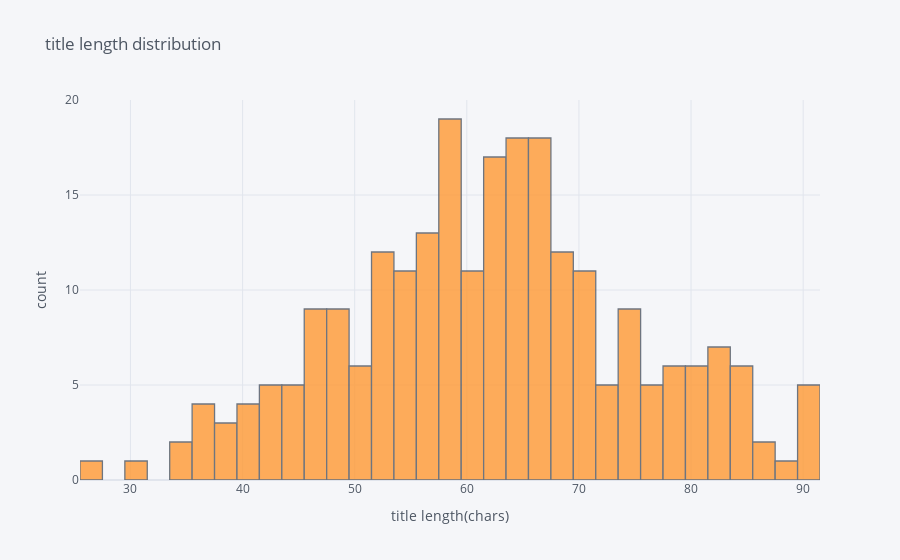

The cell this chart's notebook holds for it:
### Markdown cell above
## Distribution of the Title Text Legth and Word Length

### Code cell
df['title_len'].iplot(kind = 'hist',bins = 50,  xTitle = 'title length(chars)', yTitle = 'count', title = 'title length distribution')

### Figure 1 — Plotly figure (JSON) as saved in the notebook; plotly's stock layout.template omitted (floating-point values rounded to 4 significant figures; data arrays with more than 128 entries replaced by an {"elided": "..."} marker saying what was removed)
{"data": [{"histfunc": "count", "histnorm": "", "marker": {"color": "rgba(255, 153, 51, 1.0)", "line": {"color": "#4D5663", "width": 1.3}}, "name": "title_len", "nbinsx": 50, "opacity": 0.8, "orientation": "v", "type": "histogram", "x": {"elided": "243 int values"}}], "layout": {"barmode": "overlay", "legend": {"bgcolor": "#F5F6F9", "font": {"color": "#4D5663"}}, "paper_bgcolor": "#F5F6F9", "plot_bgcolor": "#F5F6F9", "title": {"font": {"color": "#4D5663"}, "text": "title length distribution"}, "xaxis": {"gridcolor": "#E1E5ED", "showgrid": true, "tickfont": {"color": "#4D5663"}, "title": {"font": {"color": "#4D5663"}, "text": "title length(chars)"}, "zerolinecolor": "#E1E5ED"}, "yaxis": {"gridcolor": "#E1E5ED", "showgrid": true, "tickfont": {"color": "#4D5663"}, "title": {"font": {"color": "#4D5663"}, "text": "count"}, "zerolinecolor": "#E1E5ED"}}}
